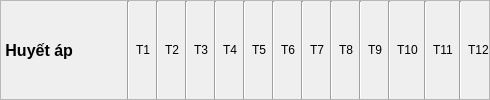
              <widget class="QFrame" name="frame_17">
               <property name="frameShape">
                <enum>QFrame::StyledPanel</enum>
               </property>
               <property name="frameShadow">
                <enum>QFrame::Raised</enum>
               </property>
               <layout class="QHBoxLayout" name="horizontalLayout_10">
                <property name="leftMargin">
                 <number>0</number>
                </property>
                <property name="topMargin">
                 <number>0</number>
                </property>
                <property name="rightMargin">
                 <number>0</number>
                </property>
                <property name="bottomMargin">
                 <number>0</number>
                </property>
                <item>
                 <widget class="QLabel" name="label_122">
                  <property name="minimumSize">
                   <size>
                    <width>120</width>
                    <height>0</height>
                   </size>
                  </property>
                  <property name="maximumSize">
                   <size>
                    <width>120</width>
                    <height>16777215</height>
                   </size>
                  </property>
                  <property name="font">
                   <font>
                    <pointsize>12</pointsize>
                    <weight>75</weight>
                    <bold>true</bold>
                   </font>
                  </property>
                  <property name="text">
                   <string> Huyết áp</string>
                  </property>
                 </widget>
                </item>
                <item>
                 <widget class="Line" name="line_37">
                  <property name="orientation">
                   <enum>Qt::Vertical</enum>
                  </property>
                 </widget>
                </item>
                <item>
                 <widget class="QLabel" name="label_123">
                  <property name="text">
                   <string>T1</string>
                  </property>
                  <property name="alignment">
                   <set>Qt::AlignCenter</set>
                  </property>
                 </widget>
                </item>
                <item>
                 <widget class="Line" name="line_38">
                  <property name="orientation">
                   <enum>Qt::Vertical</enum>
                  </property>
                 </widget>
                </item>
                <item>
                 <widget class="QLabel" name="label_124">
                  <property name="text">
                   <string>T2</string>
                  </property>
                  <property name="alignment">
                   <set>Qt::AlignCenter</set>
                  </property>
                 </widget>
                </item>
                <item>
                 <widget class="Line" name="line_39">
                  <property name="orientation">
                   <enum>Qt::Vertical</enum>
                  </property>
                 </widget>
                </item>
                <item>
                 <widget class="QLabel" name="label_125">
                  <property name="text">
                   <string>T3</string>
                  </property>
                  <property name="alignment">
                   <set>Qt::AlignCenter</set>
                  </property>
                 </widget>
                </item>
                <item>
                 <widget class="Line" name="line_40">
                  <property name="orientation">
                   <enum>Qt::Vertical</enum>
                  </property>
                 </widget>
                </item>
                <item>
                 <widget class="QLabel" name="label_126">
                  <property name="text">
                   <string>T4</string>
                  </property>
                  <property name="alignment">
                   <set>Qt::AlignCenter</set>
                  </property>
                 </widget>
                </item>
                <item>
                 <widget class="Line" name="line_41">
                  <property name="orientation">
                   <enum>Qt::Vertical</enum>
                  </property>
                 </widget>
                </item>
                <item>
                 <widget class="QLabel" name="label_127">
                  <property name="text">
                   <string>T5</string>
                  </property>
                  <property name="alignment">
                   <set>Qt::AlignCenter</set>
                  </property>
                 </widget>
                </item>
                <item>
                 <widget class="Line" name="line_42">
                  <property name="orientation">
                   <enum>Qt::Vertical</enum>
                  </property>
                 </widget>
                </item>
                <item>
                 <widget class="QLabel" name="label_128">
                  <property name="text">
                   <string>T6</string>
                  </property>
                  <property name="alignment">
                   <set>Qt::AlignCenter</set>
                  </property>
                 </widget>
                </item>
                <item>
                 <widget class="Line" name="line_43">
                  <property name="orientation">
                   <enum>Qt::Vertical</enum>
                  </property>
                 </widget>
                </item>
                <item>
                 <widget class="QLabel" name="label_129">
                  <property name="text">
                   <string>T7</string>
                  </property>
                  <property name="alignment">
                   <set>Qt::AlignCenter</set>
                  </property>
                 </widget>
                </item>
                <item>
                 <widget class="Line" name="line_44">
                  <property name="orientation">
                   <enum>Qt::Vertical</enum>
                  </property>
                 </widget>
                </item>
                <item>
                 <widget class="QLabel" name="label_130">
                  <property name="text">
                   <string>T8</string>
                  </property>
                  <property name="alignment">
                   <set>Qt::AlignCenter</set>
                  </property>
                 </widget>
                </item>
                <item>
                 <widget class="Line" name="line_45">
                  <property name="orientation">
                   <enum>Qt::Vertical</enum>
                  </property>
                 </widget>
                </item>
                <item>
                 <widget class="QLabel" name="label_131">
                  <property name="text">
                   <string>T9</string>
                  </property>
                  <property name="alignment">
                   <set>Qt::AlignCenter</set>
                  </property>
                 </widget>
                </item>
                <item>
                 <widget class="Line" name="line_46">
                  <property name="orientation">
                   <enum>Qt::Vertical</enum>
                  </property>
                 </widget>
                </item>
                <item>
                 <widget class="QLabel" name="label_132">
                  <property name="text">
                   <string>T10</string>
                  </property>
                  <property name="alignment">
                   <set>Qt::AlignCenter</set>
                  </property>
                 </widget>
                </item>
                <item>
                 <widget class="Line" name="line_47">
                  <property name="orientation">
                   <enum>Qt::Vertical</enum>
                  </property>
                 </widget>
                </item>
                <item>
                 <widget class="QLabel" name="label_133">
                  <property name="text">
                   <string>T11</string>
                  </property>
                  <property name="alignment">
                   <set>Qt::AlignCenter</set>
                  </property>
                 </widget>
                </item>
                <item>
                 <widget class="Line" name="line_48">
                  <property name="orientation">
                   <enum>Qt::Vertical</enum>
                  </property>
                 </widget>
                </item>
                <item>
                 <widget class="QLabel" name="label_134">
                  <property name="text">
                   <string>T12</string>
                  </property>
                  <property name="alignment">
                   <set>Qt::AlignCenter</set>
                  </property>
                 </widget>
                </item>
               </layout>
              </widget>
